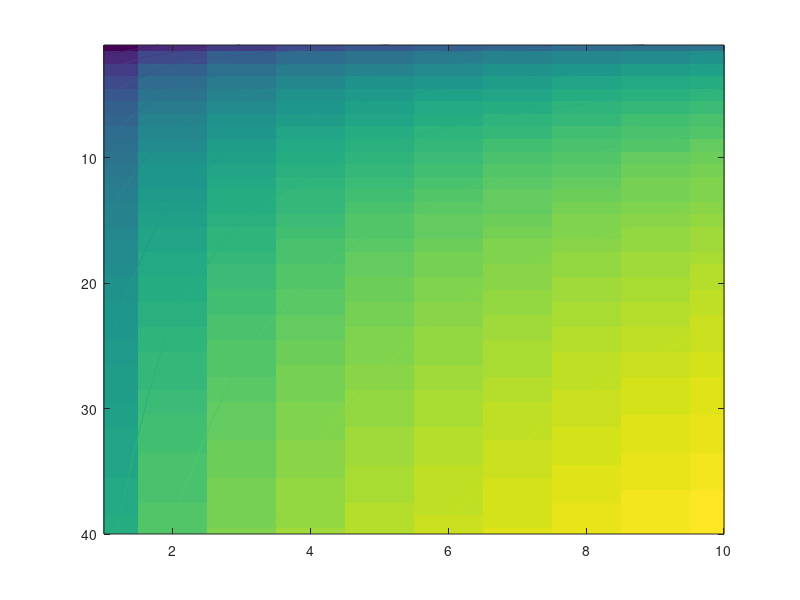

Source code (MATLAB): (Note: this script raises an error after producing the figure.)
for A = [1,2,6,10]

L = 40;
O = 10;
make = zeros(L,O);
min_conf = zeros(L,O);

for local = 1:L
    for order = 1:O
        min_conf(local,order) = local*sum(arrayfun(@(x)nchoosek(A+x-1,x),1:order));
    end
end

c= 0:0.5:11;
c= round(10.^c);

%[~, hc] = contour(min_conf,11, 'LineWidth',2,'ShowText','on');
%set(hc,'LevelList', c);
figure;
imagesc(log(min_conf));
hold on;
[i,j]=contour(log(min_conf),10);
j.LineColor = 'k';

hcb = colorbar('FontSize',11,'YTick',log(c),'YTickLabel',c);

xlabel('order','FontSize',13)
ylabel('local models','FontSize',13)

colorTitleHandle = get(hcb,'Title');
set(colorTitleHandle ,'String', 'K_{min}','FontSize',12);
    
end